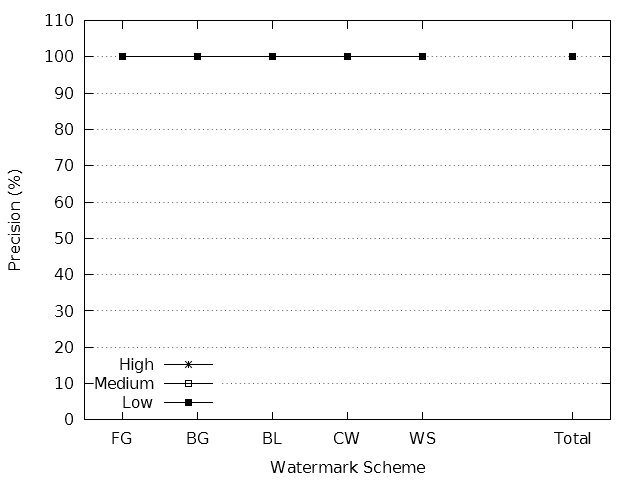

Reproduce this figure in gnuplot.
terminal = "pngcairo"
output = "precision-all.png"

if (!exists("input")) input = "prc-all.dat"

set datafile missing "NaN"
stats input using 3 nooutput

if (!exists("fileCount")) {
	fileCount = STATS_blocks
}

if (!exists("schemeCount")) {
	schemeCount = (STATS_records + STATS_invalid) / STATS_blocks
}

if (exists("terminal")) {
	set terminal terminal mono solid
}
else {
	set terminal windows monochrome solid
}

if (exists("output")) set output output

#set title "Watermark Precision Across Visibilities for Combined Schemes"
set style data linespoints
set key autotitle columnhead left bottom

set ylabel "Precision (%)"
set yrange [ 0 : 110 ]
set ytics 10
set grid ytics

set xlabel "Watermark Scheme"
set xrange [ -0.5 : schemeCount - 0.5 ]

plot for [ i = 1 : fileCount ] input using 3 : xticlabels(1) index i - 1 pointtype i + 2
